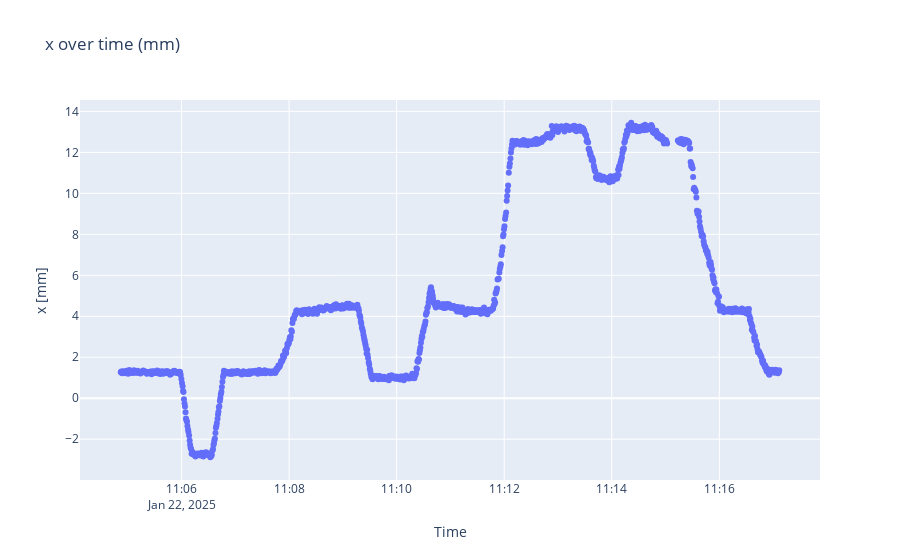
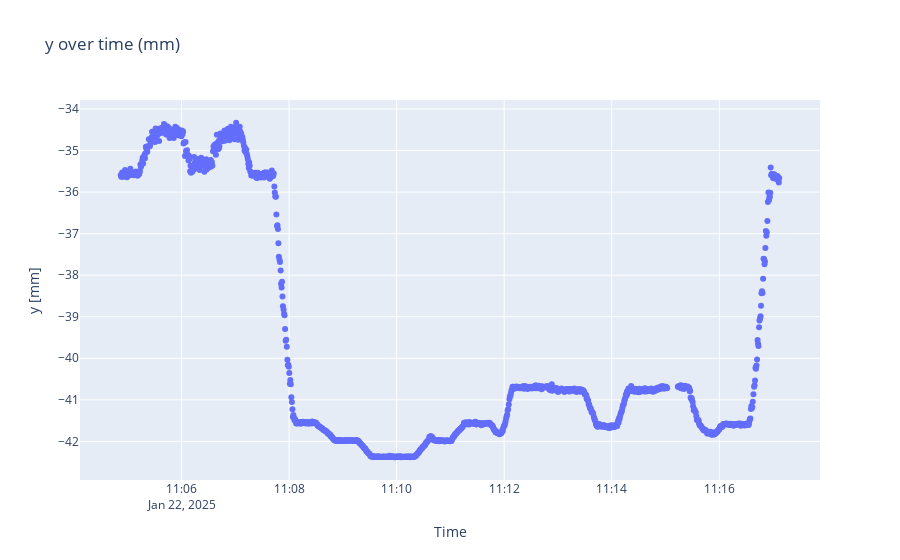
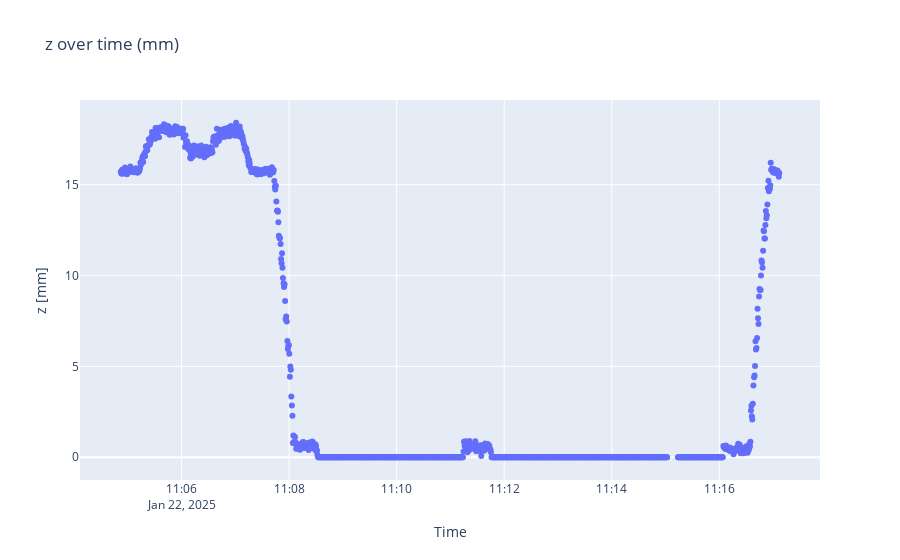

These figures' notebook cell, in order:
### Code cell
locplots(locpred, timestamps)

### Figure 1 — Plotly figure (JSON) as saved in the notebook; plotly's stock layout.template omitted (floating-point values rounded to 4 significant figures; data arrays with more than 128 entries replaced by an {"elided": "..."} marker saying what was removed)
{"data": [{"mode": "markers", "type": "scatter", "x": {"elided": "1276 str values"}, "y": {"elided": "1276 float values"}}], "layout": {"title": {"text": "x over time (mm)"}, "xaxis": {"title": {"text": "Time"}}, "yaxis": {"scaleanchor": "y", "title": {"text": "x [mm]"}}}}

### Figure 2 — Plotly figure (JSON) as saved in the notebook; plotly's stock layout.template omitted (floating-point values rounded to 4 significant figures; data arrays with more than 128 entries replaced by an {"elided": "..."} marker saying what was removed)
{"data": [{"mode": "markers", "type": "scatter", "x": {"elided": "1276 str values"}, "y": {"elided": "1276 float values"}}], "layout": {"title": {"text": "y over time (mm)"}, "xaxis": {"title": {"text": "Time"}}, "yaxis": {"scaleanchor": "y", "title": {"text": "y [mm]"}}}}

### Figure 3 — Plotly figure (JSON) as saved in the notebook; plotly's stock layout.template omitted (floating-point values rounded to 4 significant figures; data arrays with more than 128 entries replaced by an {"elided": "..."} marker saying what was removed)
{"data": [{"mode": "markers", "type": "scatter", "x": {"elided": "1276 str values"}, "y": {"elided": "1276 float values"}}], "layout": {"title": {"text": "z over time (mm)"}, "xaxis": {"title": {"text": "Time"}}, "yaxis": {"scaleanchor": "y", "title": {"text": "z [mm]"}}}}
